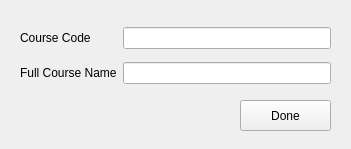
<?xml version="1.0" encoding="UTF-8"?>
<ui version="4.0">
 <class>AddCourse</class>
 <widget class="QMainWindow" name="AddCourse">
  <property name="geometry">
   <rect>
    <x>0</x>
    <y>0</y>
    <width>351</width>
    <height>149</height>
   </rect>
  </property>
  <property name="minimumSize">
   <size>
    <width>351</width>
    <height>149</height>
   </size>
  </property>
  <property name="maximumSize">
   <size>
    <width>351</width>
    <height>149</height>
   </size>
  </property>
  <property name="windowTitle">
   <string>MainWindow</string>
  </property>
  <widget class="QWidget" name="centralwidget">
   <widget class="QPushButton" name="doneAdd">
    <property name="geometry">
     <rect>
      <x>240</x>
      <y>100</y>
      <width>91</width>
      <height>31</height>
     </rect>
    </property>
    <property name="text">
     <string>Done</string>
    </property>
   </widget>
   <widget class="QWidget" name="">
    <property name="geometry">
     <rect>
      <x>20</x>
      <y>20</y>
      <width>311</width>
      <height>71</height>
     </rect>
    </property>
    <layout class="QGridLayout" name="gridLayout">
     <item row="0" column="0">
      <widget class="QLabel" name="label">
       <property name="text">
        <string>Course Code</string>
       </property>
      </widget>
     </item>
     <item row="0" column="1">
      <widget class="QLineEdit" name="codeField"/>
     </item>
     <item row="1" column="0">
      <widget class="QLabel" name="label_2">
       <property name="text">
        <string>Full Course Name</string>
       </property>
      </widget>
     </item>
     <item row="1" column="1">
      <widget class="QLineEdit" name="courseField"/>
     </item>
    </layout>
   </widget>
  </widget>
 </widget>
 <resources/>
 <connections/>
</ui>
